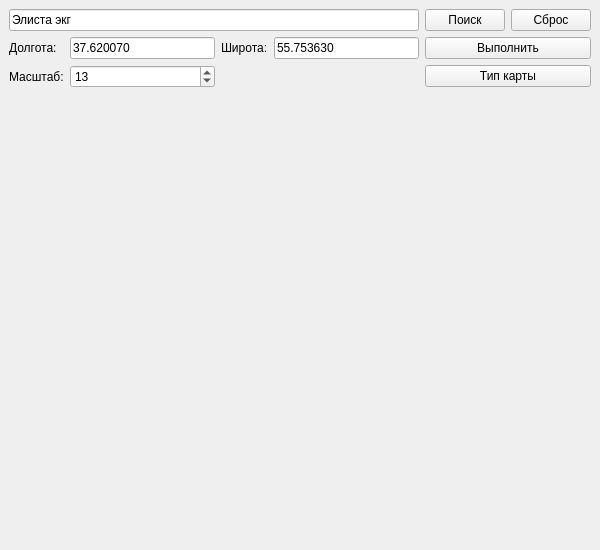
<?xml version="1.0" encoding="UTF-8"?>
<ui version="4.0">
 <class>MainWindow</class>
 <widget class="QMainWindow" name="MainWindow">
  <property name="geometry">
   <rect>
    <x>0</x>
    <y>0</y>
    <width>600</width>
    <height>550</height>
   </rect>
  </property>
  <property name="windowTitle">
   <string>MainWindow</string>
  </property>
  <widget class="QWidget" name="centralwidget">
   <layout class="QGridLayout" name="gridLayout">
    <item row="0" column="4">
     <widget class="QPushButton" name="btn_search">
      <property name="text">
       <string>Поиск</string>
      </property>
     </widget>
    </item>
    <item row="0" column="5">
     <widget class="QPushButton" name="btn_reset">
      <property name="focusPolicy">
       <enum>Qt::ClickFocus</enum>
      </property>
      <property name="text">
       <string>Сброс</string>
      </property>
     </widget>
    </item>
    <item row="2" column="4" colspan="2">
     <widget class="QPushButton" name="btn_change_map">
      <property name="text">
       <string>Тип карты</string>
      </property>
     </widget>
    </item>
    <item row="1" column="4" colspan="2">
     <widget class="QPushButton" name="btn_run">
      <property name="text">
       <string>Выполнить</string>
      </property>
     </widget>
    </item>
    <item row="3" column="0" colspan="6">
     <widget class="QLabel" name="label_map">
      <property name="text">
       <string/>
      </property>
     </widget>
    </item>
    <item row="2" column="1">
     <widget class="QSpinBox" name="spin_zoom">
      <property name="focusPolicy">
       <enum>Qt::ClickFocus</enum>
      </property>
      <property name="minimum">
       <number>1</number>
      </property>
      <property name="maximum">
       <number>19</number>
      </property>
      <property name="value">
       <number>13</number>
      </property>
     </widget>
    </item>
    <item row="1" column="3">
     <widget class="QLineEdit" name="line_lat">
      <property name="enabled">
       <bool>true</bool>
      </property>
      <property name="focusPolicy">
       <enum>Qt::ClickFocus</enum>
      </property>
      <property name="text">
       <string>55.753630</string>
      </property>
      <property name="cursorMoveStyle">
       <enum>Qt::LogicalMoveStyle</enum>
      </property>
     </widget>
    </item>
    <item row="1" column="1">
     <widget class="QLineEdit" name="line_lon">
      <property name="focusPolicy">
       <enum>Qt::ClickFocus</enum>
      </property>
      <property name="text">
       <string>37.620070</string>
      </property>
     </widget>
    </item>
    <item row="1" column="2">
     <widget class="QLabel" name="label_lat">
      <property name="text">
       <string>Широта:</string>
      </property>
     </widget>
    </item>
    <item row="2" column="3">
     <widget class="QLabel" name="label_error_msg">
      <property name="text">
       <string/>
      </property>
     </widget>
    </item>
    <item row="2" column="0">
     <widget class="QLabel" name="label_zoom">
      <property name="text">
       <string>Масштаб:</string>
      </property>
     </widget>
    </item>
    <item row="0" column="0" colspan="4">
     <widget class="QLineEdit" name="line_search">
      <property name="sizePolicy">
       <sizepolicy hsizetype="Ignored" vsizetype="Fixed">
        <horstretch>0</horstretch>
        <verstretch>0</verstretch>
       </sizepolicy>
      </property>
      <property name="focusPolicy">
       <enum>Qt::ClickFocus</enum>
      </property>
      <property name="text">
       <string>Элиста экг</string>
      </property>
     </widget>
    </item>
    <item row="1" column="0">
     <widget class="QLabel" name="label_lon">
      <property name="text">
       <string>Долгота:</string>
      </property>
     </widget>
    </item>
    <item row="4" column="0" colspan="6">
     <widget class="QLabel" name="label_address">
      <property name="sizePolicy">
       <sizepolicy hsizetype="MinimumExpanding" vsizetype="Maximum">
        <horstretch>0</horstretch>
        <verstretch>0</verstretch>
       </sizepolicy>
      </property>
      <property name="text">
       <string/>
      </property>
     </widget>
    </item>
   </layout>
  </widget>
  <widget class="QMenuBar" name="menubar">
   <property name="geometry">
    <rect>
     <x>0</x>
     <y>0</y>
     <width>600</width>
     <height>21</height>
    </rect>
   </property>
  </widget>
 </widget>
 <resources/>
 <connections/>
</ui>
